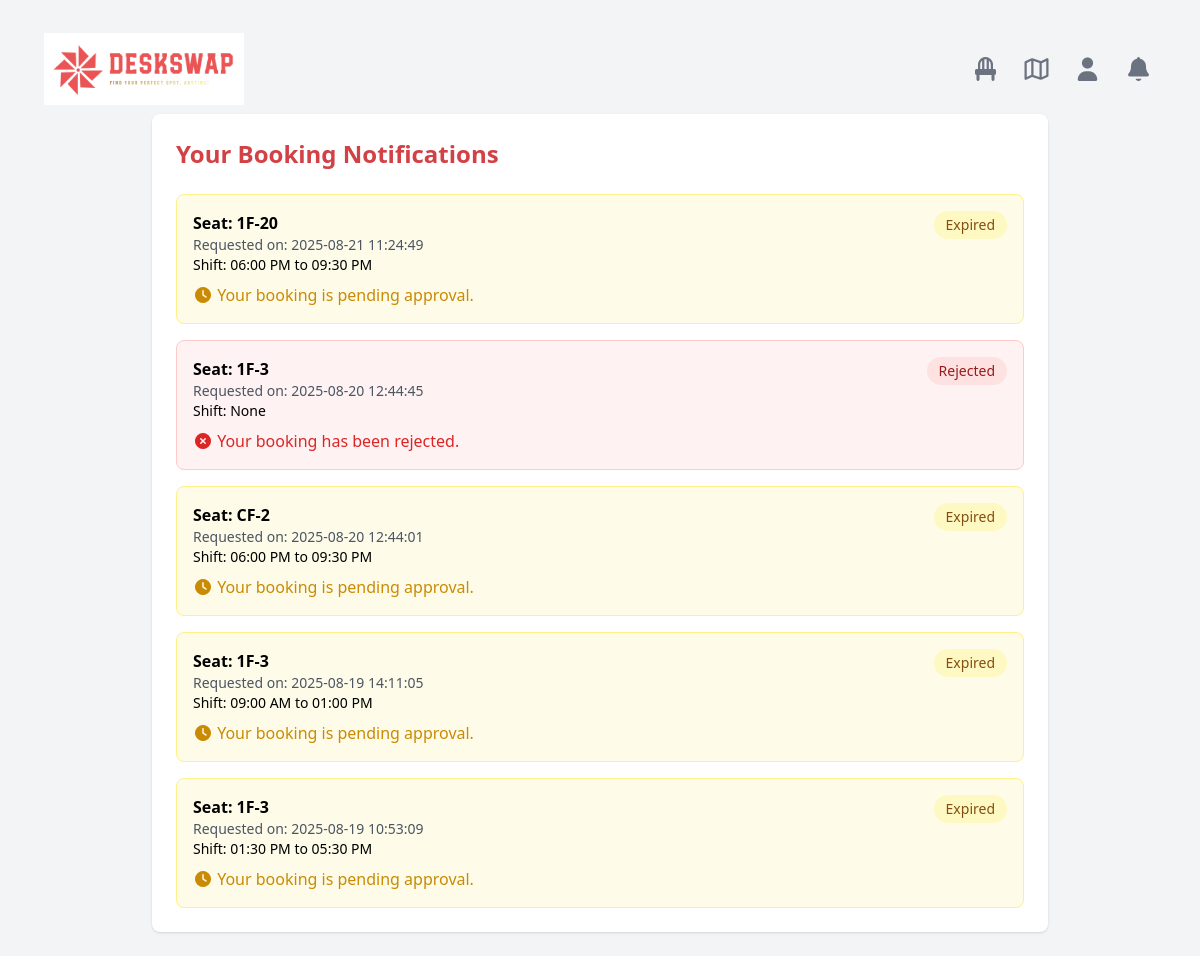
Page /notification (signed in) on the committed database.
### tables this page shows
CREATE TABLE bookings (
    id INTEGER PRIMARY KEY,
    user_id INTEGER,
    desk_id INTEGER,
    start_time TEXT,
    end_time TEXT,
    status TEXT CHECK(status IN ('pending', 'approved', 'rejected', 'blocked', 'expired')), booking_date TEXT, seat_no TEXT NOT NULL, shift TEXT, timing TEXT, timestamp DATETIME,
    -- Add other columns here as needed
    FOREIGN KEY(user_id) REFERENCES users(id),
    FOREIGN KEY(desk_id) REFERENCES desks(id)
);

### app.py (the view)
@app.route('/notification')
def notification():
    if 'user_id' not in session:
        flash("Please login first.")
        return redirect('/login')
    conn = get_db_connection()
    cur = conn.cursor()
    cur.execute('''
        SELECT seat_no, status, timing, timestamp
        FROM bookings
        WHERE user_id = ?
        ORDER BY timestamp DESC
    ''', (session['user_id'],))
    bookings = cur.fetchall()
    conn.close()
    return render_template('notification.html', bookings=bookings)

### app.py (called while the page is built)
def get_db_connection():
    conn = sqlite3.connect(DATABASE)
    conn.row_factory = sqlite3.Row
    return conn

@app.before_request
def auto_reset_old_bookings():
    conn = get_db_connection()
    try:
        today = date.today().strftime("%Y-%m-%d")
        conn.execute("""
            UPDATE bookings
            SET status = 'expired'
            WHERE booking_date < ? AND status != 'expired'
        """, (today,))
        conn.commit()
    finally:
        conn.close()

### Templates/notification.html (shortened to what this page needs)
<!DOCTYPE html>
<html lang="en">
<head>
    <script src="https://cdn.tailwindcss.com"></script>
    <link rel="stylesheet" href="https://cdnjs.cloudflare.com/ajax/libs/font-awesome/7.0.0/css/all.min.css"
 />
</head>
<body class="bg-gray-100 p-6 font-sans">
    <section>
        <nav class="flex m-[20px] justify-between items-center h-[50px]">
            <div class="text-[#D24146] font-bold text-[25px] font-cursive "><img src="/static/logo.png" alt=""
                    width="200px" height="100px">
            </div>
            <div>
                <ul class="flex space-x-4">
                    <a href="/dashboard">
                        <li
                            class="group transition-all duration-500 hover:bg-[#D24146] w-[35px] h-[35px] rounded-3xl text-center flex items-center justify-center cursor-pointer">
                            <i class="fa-solid fa-chair text-2xl text-gray-500 group-hover:text-white"></i>
                        </li>
                    </a>
                    <a href="/visualmap">
                        <li
                            class="group transition-all duration-500 hover:bg-[#D24146] w-[35px] h-[35px] rounded-3xl text-center flex items-center justify-center cursor-pointer">
                            <i class=" fa-regular fa-map text-2xl text-gray-500 group-hover:text-white"></i>
                        </li>
                    </a>
                    <a href="/profile">
                        <li
                            class="group transition-all duration-500 hover:bg-[#D24146] w-[35px] h-[35px] rounded-3xl text-center flex items-center justify-center cursor-pointer">
                            <i class="fa-solid fa-user text-2xl text-gray-500 group-hover:text-white"></i>
                        </li>
                    </a>
                    <a href="/notification">
                        <li
                            class="group transition-all duration-500 hover:bg-[#D24146] w-[35px] h-[35px] rounded-3xl text-center flex items-center justify-center cursor-pointer">
                            <i class="fa-solid fa-bell text-2xl text-gray-500 group-hover:text-white"></i>
                        </li>
                    </a>
                </ul>
            </div>
        </nav>
    </section>
    <section>
        <div class="max-w-4xl mx-auto bg-white rounded-lg shadow p-6">
            <h2 class="text-2xl font-bold text-[#D24146] mb-6">Your Booking Notifications</h2>
            <div class="space-y-4">
                {% for booking in bookings %}
                <div
                    class="border rounded-lg p-4 {% if booking.status == 'approved' %}bg-green-50 border-green-200{% elif booking.status == 'rejected' %}bg-red-50 border-red-200{% else %}bg-yellow-50 border-yellow-200{% endif %}">
                    <div class="flex justify-between items-start">
                        <div>
                            <h3 class="font-bold">Seat: {{ booking.seat_no }}</h3>
                            <p class="text-sm text-gray-600">Requested on: {{ booking.timestamp }}</p>
                            <p class="text-sm">Shift: {{ booking.timing }}</p>
                        </div>
                        <span class="px-3 py-1 rounded-full text-sm font-medium
                            {% if booking.status == 'approved' %}bg-green-100 text-green-800
                            {% elif booking.status == 'rejected' %}bg-red-100 text-red-800
                            {% else %}bg-yellow-100 text-yellow-800{% endif %}">
                            {{ booking.status|capitalize }}
                        </span>
                    </div>
                    {% if booking.status == 'approved' %}
                    <div class="mt-2 text-green-600">
                        <i class="fas fa-check-circle"></i> Your booking has been approved!
                    </div>
                    {% elif booking.status == 'rejected' %}
                    <div class="mt-2 text-red-600">
                        <i class="fas fa-times-circle"></i> Your booking has been rejected.
                    </div>
                    {% else %}
                    <div class="mt-2 text-yellow-600">
                        <i class="fas fa-clock"></i> Your booking is pending approval.
                    </div>
                    {% endif %}
                </div>
                {% else %}
                <div class="text-center py-8 text-gray-500">
                    <i class="fas fa-bell-slash text-4xl mb-2"></i>
                    <p>No notifications yet</p>
                </div>
                {% endfor %}
            </div>
        </div>
    </section>
</body>
</html>

### rows in the picture
bookings: seat_no "1F-20", timestamp "2025-08-21 11:24:49", timing "06:00 PM to 09:30 PM", status "Expired", shows "Your booking is pending approval."
bookings: seat_no "1F-3", timestamp "2025-08-20 12:44:45", timing "None", status "Rejected", shows "Your booking has been rejected."
bookings: seat_no "CF-2", timestamp "2025-08-20 12:44:01", timing "06:00 PM to 09:30 PM", status "Expired", shows "Your booking is pending approval."
bookings: seat_no "1F-3", timestamp "2025-08-19 14:11:05", timing "09:00 AM to 01:00 PM", status "Expired", shows "Your booking is pending approval."
bookings: seat_no "1F-3", timestamp "2025-08-19 10:53:09", timing "01:30 PM to 05:30 PM", status "Expired", shows "Your booking is pending approval."
